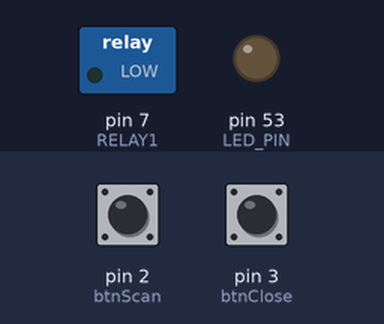
A sketch run on a simulated Arduino Mega 2560, built with avr-gcc and run on an emulated ATmega2560. On the bench: switched loads named in the sketch (green lamp = pin HIGH), output pins drawn as LEDs (lit = HIGH). Inputs (shaded band) come from the test bench; at power-on: pin 2 (btnScan) HIGH, pin 3 (btnClose) HIGH.

Above: at 1.2 s.
1.3 s: pin 2 (btnScan) pulled LOW for 3.2 s
At 2.1 s:
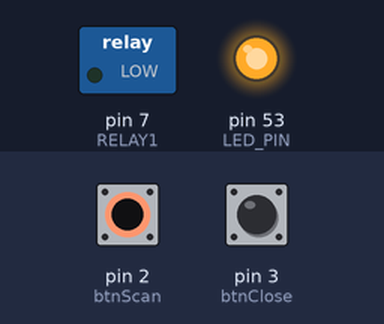
6.8 s: pin 3 (btnClose) pulled LOW for 0.15 s
At 7.6 s:
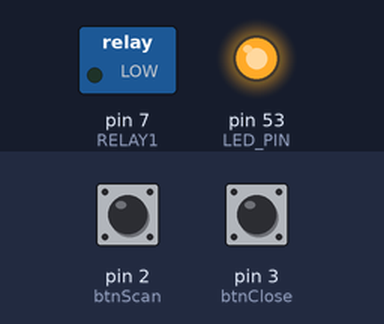
9.9 s: pin 2 (btnScan) pulled LOW for 3.2 s
At 14.2 s:
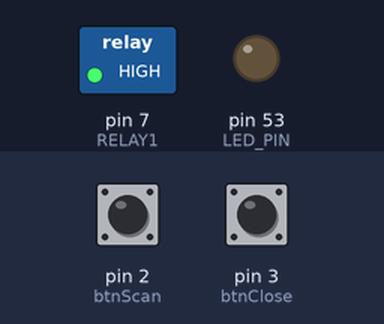
15.3 s: pin 3 (btnClose) pulled LOW for 1 s
At 16.5 s:
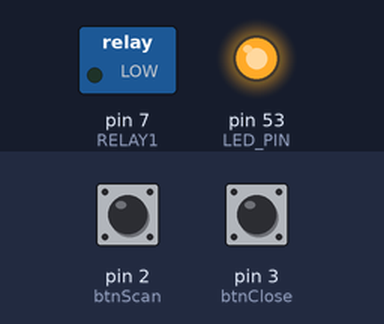
19.3 s: pin 3 (btnClose) pulled LOW for 3.2 s
At 26.2 s:
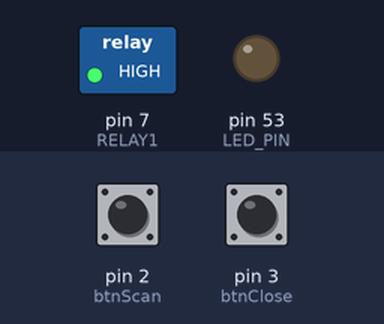
Timing chart, 0 to 26.5 s (numbered marks = the images above; inputs shaded):
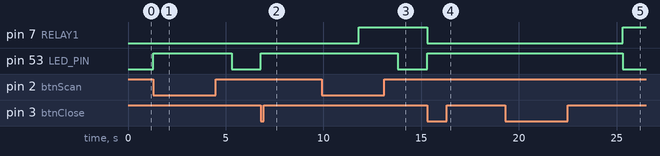

Measured:
- after the input at 1.3 s, pin 53 (LED_PIN): LOW → HIGH at once, → LOW 4.0 s later
- after the input at 6.8 s, pin 53 (LED_PIN): LOW → HIGH at once
- after the input at 9.9 s, pin 53 (LED_PIN): HIGH → LOW after 3.9 s instead of 1.9 s
- after the input at 15.3 s, pin 7 (RELAY1): HIGH → LOW at once; pin 53 (LED_PIN): LOW → HIGH at once
- after the input at 19.3 s, pin 7 (RELAY1): LOW → HIGH after 6.0 s instead of 1.0 s; pin 53 (LED_PIN): HIGH → LOW after 6.0 s instead of 1.0 s

The sketch:

button_relay.ino
```cpp
/*
negro/negro -> scan
rojo/rojo -> close
amarillio/naranja -> new
*/

const int btnScan = 2;
const int btnClose = 3;
const int LED_PIN = 53;

const int RELAY1 = 7;
const int RELAY2 = 8;


void setup() {
  pinMode(RELAY1, OUTPUT);
  pinMode(btnScan, INPUT_PULLUP);
  pinMode(btnClose, INPUT_PULLUP);
  pinMode(LED_PIN, OUTPUT);
  Serial.begin(9600);
}

void loop() {
  if (digitalRead(btnScan) == LOW) {
    digitalWrite(LED_PIN, HIGH);
    delay(1000);
    digitalWrite(LED_PIN, LOW);
  }

  if (digitalRead(btnClose) == LOW) {
    openDoor();
    delay(5000);
    closeDoor();
  }
}

void openDoor(){
  digitalWrite(LED_PIN, HIGH);
  digitalWrite(RELAY1, LOW);
}

void closeDoor(){
  digitalWrite(LED_PIN, LOW); // Apaga el LED
  digitalWrite(RELAY1, HIGH);
}
```
